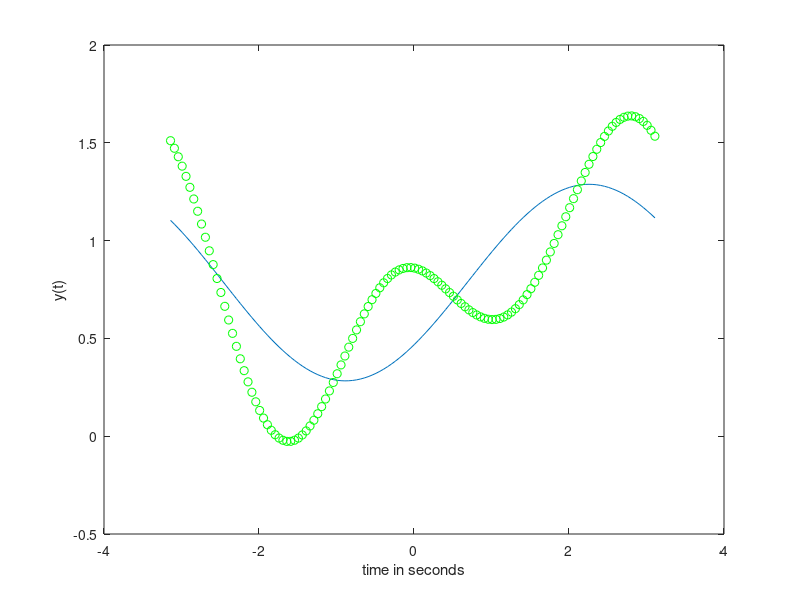

This chart was generated by the following MATLAB code: (Note: this script raises an error after producing the figure.)
clf % to clear the screen
t=-pi:.05:pi;
y_for_n_1=.7854 - (2/pi)*(.7071)*cos(t-.7854)+.7071*cos(t-pi/2);
y_for_n_2=.7854-(2/pi)*(.7071)*cos(t-.7854)-(2/(9*pi))*.3162*cos(3*t-1.249)+.7071*cos(t-pi/2)-.4472*cos(2*t-pi/2-1.1071);
plot(t,y_for_n_1,'-',t,y_for_n_2,'go');
xlabel('time in seconds');
ylabel('y(t)');
legend('n=1','n=2',4);
